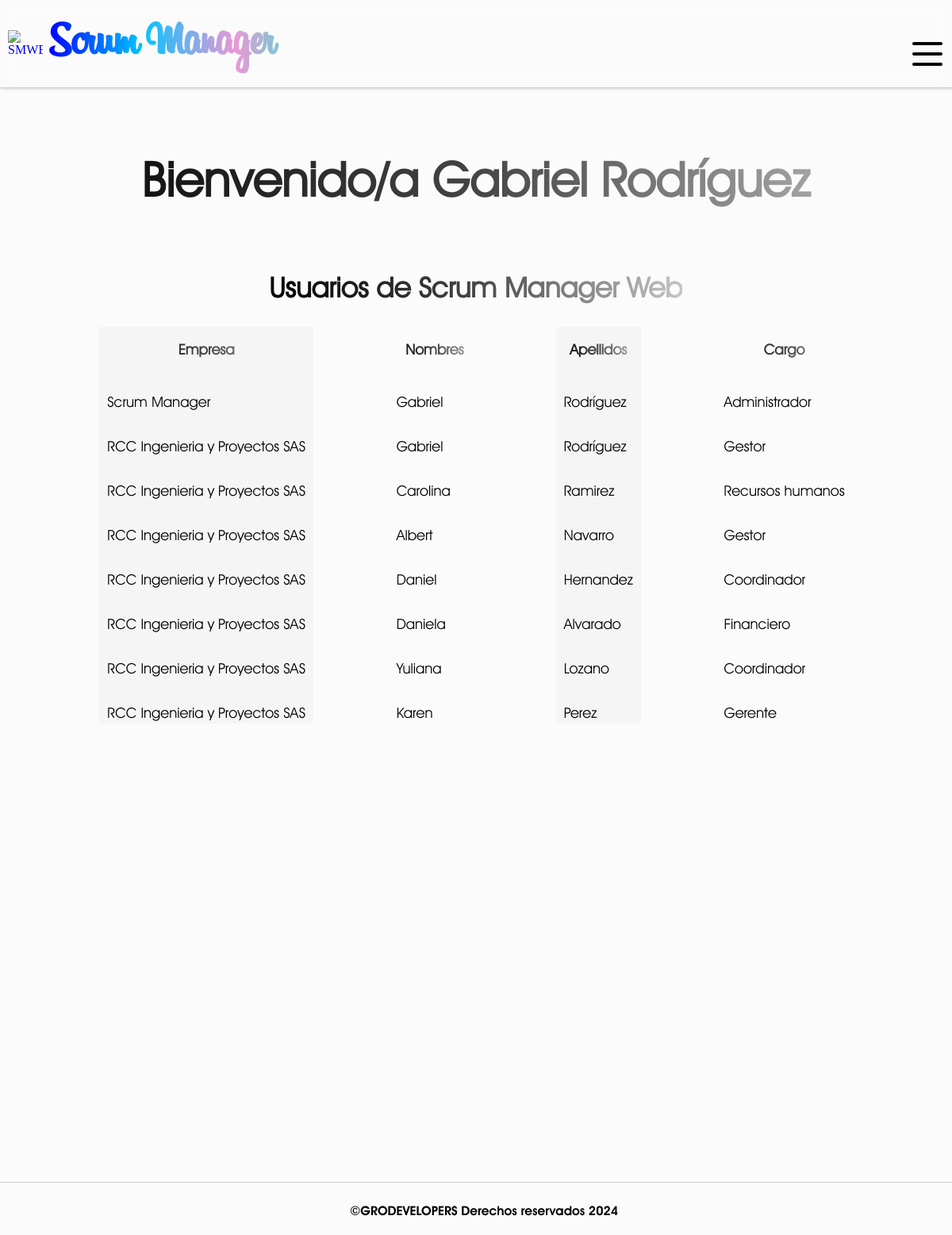
/users/ (signed in), run on the app's committed database.
### SMWEB/models.py (models this page shows)
class CustomUser(AbstractUser):
    rol = models.CharField(max_length=60, null=False)
    company = models.ForeignKey(Company, on_delete=models.CASCADE, null=True)
    class Meta:
        verbose_name = 'Usuario'
        verbose_name_plural = 'Usuarios'

class Company(models.Model):
    name = models.CharField(verbose_name="Empresa", max_length=255, null=False)
    status = models.BooleanField(verbose_name="¿Activo?", default= True)
    users_limit = models.IntegerField(verbose_name="Limite de usuarios", default=10)
    created_at = models.DateField(verbose_name="Creada el", auto_now_add=True)
    class Meta:
        verbose_name = 'Empresa'
        verbose_name_plural = 'Empresas'
    def __str__(self):
        return self.name

### SMWEB/views.py (the view)
# urls.py: path('users/', views.users_availables, name='users'),
@login_required(login_url=inicio)
def users_availables(request):
    user_rol = request.user.rol
    if user_rol != 'administrador':
        messages.warning(request, 'Esta función es solo del administrador del software')
        return redirect('inicio')
    else:
        users = CustomUser.objects.all()
        return render(request, 'users.html',{
            'users': users
        })

### SMWEB/context_processors.py (called while the page is built)
def get_status(request):
    if request.user.is_authenticated:
        id = request.user.company_id
        company = Company.objects.get(id = id)
        return {
            'company': company
        }
    else:
        return {
            'company' : False
        }

def get_rejected_payments(request):
    if request.user.is_authenticated:
        company_id = request.user.company_id
        first_name = request.user.first_name
        rejected_payments = PaymentRejected.objects.filter(company = company_id).filter(in_charge = first_name.upper()).count()
        return {
            'rejected_payments': rejected_payments
        }
    return {
        'rejected_payments': False
        }

def get_payments(request):
    if request.user.is_authenticated:
        company_id = request.user.company_id
        payments = OrderPayment.objects.filter(company = company_id).count()
        return {
            'received_payments': payments
        }
    return {
        'received_payments': False
        }

def get_affiliations(request):
    if request.user.is_authenticated:
        company_id = request.user.company_id
        affiliations = Affiliation.objects.filter(company = company_id).count()
        return {
            'received_affiliations': affiliations
        }
    return {
        'received_affiliations': False
        }

def get_rejected_affiliations(request):
    if request.user.is_authenticated:
        company_id = request.user.company_id
        first_name = request.user.first_name
        rejected_affiliation = RejectedAffiliation.objects.filter(company = company_id).filter(in_charge = first_name.upper()).count()
        return {
            'rejected_affiliations': rejected_affiliation
        }
    return {
        'rejected_affiliations': False
        }

### SMWEB/templates/users.html (shortened to what this page needs)
{% extends "layout.html" %}
{% block content %}
    {% if company.status %}
        <h1 id="title" >Bienvenido/a {{user.first_name}} {{user.last_name}}</h1>
        <h2 id="subtitle">Usuarios de Scrum Manager Web</h2>
        <section id="users">
            {% if users %}
                <div class="users__column users__column--company">
                    <h3 class="column__title">Empresa</h3>
                    {% for user in users %}
                        <div class="users__element users__element-company">{{user.company}}</div>
                    {% endfor %}
                </div>
                <div class="users__column users__column--firstname">
                    <h3 class="column__title">Nombres</h3>
                    {% for user in users %}
                        <div class="users__element users__element-firstname">{{user.first_name|capfirst}}</div>
                    {% endfor %}
                </div>
                <div class="users__column users__column--lastname">
                    <h3 class="column__title">Apellidos</h3>
                    {% for user in users %}
                        <div class="users__element users__element-lastname">{{user.last_name|capfirst}}</div>
                    {% endfor %}
                </div>
                <div class="users__column users__column--rol">
                    <h3 class="column__title">Cargo</h3>
                    {% for user in users %}
                        <div class="users__element users__element-rol">{{user.rol|capfirst}}</div>
                    {% endfor %}
                </div>
            {% endif %}
        </section>
    {% else %}
        <h1 id="title" >Lo siento {{user.first_name}}, tu empresa se encuentra inactiva</h1>
    {% endif %}
{% endblock %}

### SMWEB/static/css/styles.css (style rules this page uses)
:root { --title-font: 'Billabong'; --normal-font: 'Avant gardent light'; --menu-font: 'Avant gardent bold'; --symbol-font: 'Symbol'; }
* { text-decoration: none; }
body { background-color: #FBFBFB; margin: 0px; }
#content > #title { text-align: center; width: 100%; }
#title { font-family: var(--normal-font); font-size: 60px; background: linear-gradient(90deg, black, rgb(69, 69, 69), rgb(197, 197, 197)); -webkit-background-clip: text; -webkit-text-fill-color: transparent; }
#subtitle { font-family: var(--normal-font); font-size: 35px; background: linear-gradient(90deg, black, rgb(69, 69, 69), rgb(197, 197, 197)); -webkit-background-clip: text; -webkit-text-fill-color: transparent; }
#users, #suppliers { width: 90%; height: 500px; display: flex; flex-direction: row; flex-wrap: nowrap; justify-content: space-around; align-items:stretch; overflow-y: scroll; }
.users__column--company, .suppliers__column--full_name { background-color: #f0f0f084; }
.users__column--firstname, .suppliers__column--type_document { background-color: #FBFBFB; }
.users__column--lastname, .suppliers__column--document_number { background-color: #f0f0f084; }
.users__column--rol, .suppliers__column--bank_account { background-color: #FBFBFB; }
.column__title { text-align: center; font-family: var(--normal-font); font-size: 27px; background: linear-gradient(90deg, black, rgb(69, 69, 69), rgb(197, 197, 197)); -webkit-background-clip: text; -webkit-text-fill-color: transparent; margin-bottom: 35px; }
.users__element, .suppliers__element { font-family: var(--normal-font); font-size: 18px; margin: 15px 0px; padding: 10px; }
.column__title-orders, .column__title { text-align: center; font-family: var(--normal-font); font-size: 18px; background: linear-gradient(90deg, black, rgb(69, 69, 69), rgb(197, 197, 197)); -webkit-background-clip: text; -webkit-text-fill-color: transparent; margin-bottom: 35px; }

### data on the page
CustomUser: first_name "Gabriel", last_name "Rodríguez", company "Scrum Manager", rol "Administrador"
CustomUser: company "RCC Ingenieria y Proyectos SAS", first_name "Gabriel", last_name "Rodríguez", rol "Gestor"
CustomUser: company "RCC Ingenieria y Proyectos SAS", first_name "Carolina", last_name "Ramirez", rol "Recursos humanos"
CustomUser: company "RCC Ingenieria y Proyectos SAS", first_name "Albert", last_name "Navarro", rol "Gestor"
CustomUser: company "RCC Ingenieria y Proyectos SAS", first_name "Daniel", last_name "Hernandez", rol "Coordinador"
CustomUser: company "RCC Ingenieria y Proyectos SAS", first_name "Daniela", last_name "Alvarado", rol "Financiero"
CustomUser: company "RCC Ingenieria y Proyectos SAS", first_name "Yuliana", last_name "Lozano", rol "Coordinador"
CustomUser: company "RCC Ingenieria y Proyectos SAS", first_name "Karen", last_name "Perez", rol "Gerente"
